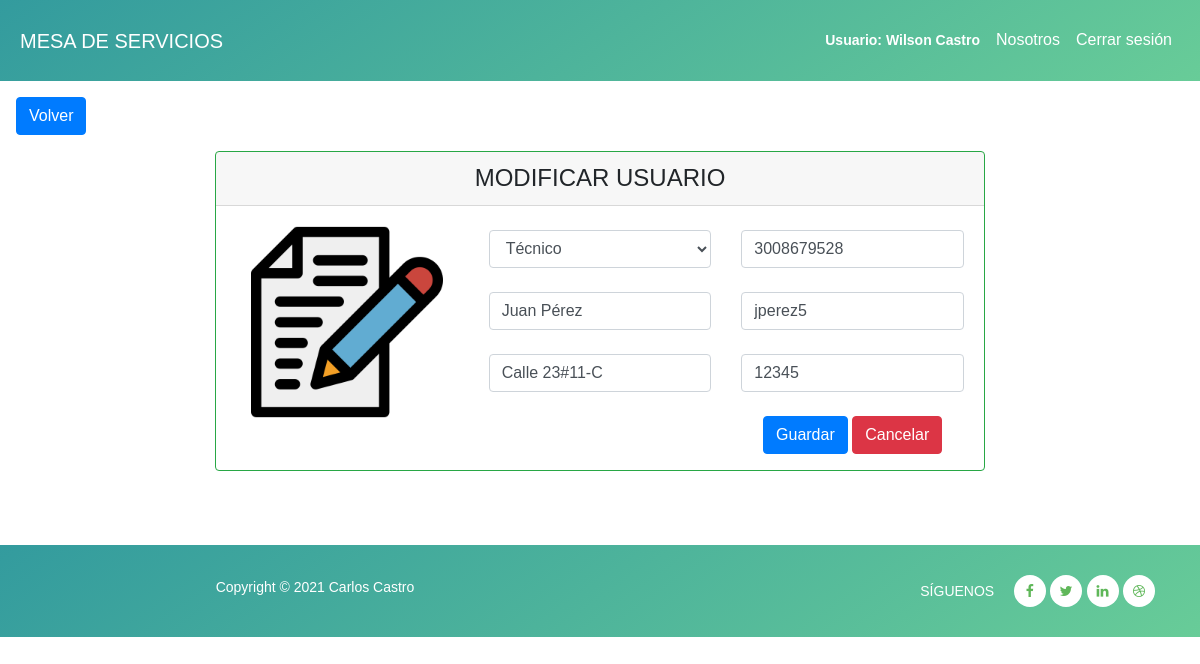
/admin/modificar.php?usr=11 (signed in), run on the app's committed database.
### tables this page shows
CREATE TABLE `tipo_usuario` (
  `id_tipo_usuario` int(11) NOT NULL,
  `tipo` varchar(45) DEFAULT NULL
);

CREATE TABLE `usuarios` (
  `id_usuario` int(11) NOT NULL,
  `nombre_completo` varchar(55) DEFAULT NULL,
  `direccion` varchar(65) DEFAULT NULL,
  `telefono` varchar(45) DEFAULT NULL,
  `usuario` varchar(45) NOT NULL,
  `password` varchar(65) NOT NULL,
  `id_tipo_usuario` int(11) DEFAULT NULL
);

### admin/modificar.php (the view, shortened to what this page needs)
<?php
require '../includes/conexion.php';
    $usr = $_GET['usr'];
    $sql="SELECT * FROM usuarios WHERE id_usuario = '$usr'";
    $resultado=$pdo->prepare($sql);
    $resultado->execute();
    $row = $resultado->fetch(PDO::FETCH_ASSOC);
    $id_tipo_usuario_p = $row['id_tipo_usuario'];
?>
<!DOCTYPE html>
<html>
<head>
  <link rel="stylesheet"
    href="https://cdnjs.cloudflare.com/ajax/libs/animate.css/4.1.1/animate.min.css">
  <link rel="stylesheet" href="https://cdn.jsdelivr.net/npm/bootstrap@4.6.0/dist/css/bootstrap.min.css">
  <link rel="stylesheet" type="text/css" href="../assets/css/bootstrap.min.css">
    <link rel="stylesheet" href="../assets/css/styles.css">
    <link rel="stylesheet" type="text/css" href="../assets/css/font-awesome.css">
    <link rel="stylesheet" href="../assets/css/templatemo-breezed.css">
    <link rel="stylesheet" href="../assets/css/owl-carousel.css">
    <link rel="stylesheet" href="../assets/css/lightbox.css">
    <link rel="stylesheet" href="../assets/css/estilos.css">
</head>
<body>
<?php include ('../includes/navbar.php'); ?>
<a href="modificar-usuario.php" class="btn btn-primary mt-3 ml-3">Volver</a>
<div class="container" style="margin-top: 0 auto; max-width: 50rem;">
      <div class="card border-success mb-3 mt-3 formulario" style="max-width: 50rem;">
         <div class="card-header text-center" style="text-transform: uppercase;"><h4>Modificar Usuario</h4></div>
         <form class="row" method="POST" style="margin: 0 5px;">
            <div class="col-lg-4 col-md-4 text-center" style="margin-top: 20px;">
               <img src="../assets/images/editar.png" style="max-width: 12rem;">
            </div>
            <div class="col-lg-4 col-md-4">
                  <br>
                  <select class="form-control" name="id_tipo_usuario" required="">
                     <?php
                        $sql = "SELECT * FROM tipo_usuario WHERE id_tipo_usuario = '$id_tipo_usuario_p'";
                        $resultado_b = $pdo->prepare($sql);
                        $resultado_b->execute();
                        $fila = $resultado_b->fetch(PDO::FETCH_ASSOC);
                      ?>
                     <option value="<?php echo $fila['id_tipo_usuario']; ?>"><?php echo $fila['tipo'];?></option>
                  </select><br>
                  <input name="nombre_completo" type="text" placeholder="Nombre completo" class="form-control" required="" value="<?php echo $row['nombre_completo'];?>"> <br>
                  <input name="direccion" type="text" placeholder="Dirección" class="form-control" required="" value="<?php echo $row['direccion'];?>">
            </div>
            <div class="col-lg-4 col-md-4">
                  <br>
                  <input name="telefono" type="number" min="0" placeholder="Teléfono" class="form-control" required="" value="<?php echo $row['telefono'];?>"> <br>
                  <input name="usuario" type="text" placeholder="Usuario" class="form-control" required="" value="<?php echo $row['usuario'];?>"> <br>
                  <input name="password" type="text" placeholder="Contraseña" class="form-control" required="" value="<?php echo $row['password'];?>"> <br>
                  <center class="mb-3">
                     <button class="btn btn-primary">Guardar</button>
                     <a href="modificar.php?usr=<?php echo $usr; ?>" class="btn btn-danger">Cancelar</a>
                  </center>
            </div>
         </form>
      </div><br>
</div><br>
<?php include ('../includes/footer.php'); ?>

### includes/navbar.php (shortened to what this page needs)
<nav class="navbar navbar-expand-lg navbar-light gradiente" style="padding: 20px;">
    <a class="navbar-brand" href="/mesa-servicios/index.php" style="color: white;">MESA DE SERVICIOS</a>
    <div class="collapse navbar-collapse" id="navbarSupportedContent">
      <form class="form-inline my-2 my-lg-0">
        <ul class="navbar-nav mr-auto">
        <?php if(isset($_SESSION)) { ?>
         <p class="nav-link" style="color: white; font-weight: bold;"><?php echo "Usuario: ".utf8_decode($_SESSION['username']); ?></p>
        <?php } ?>
       <li class="nav-item">
          <a class="nav-link" href="/mesa-servicios/index.php#about" style="color: white;">Nosotros</a>
        </li>
        <?php if(!isset($_SESSION)) { ?>
        <li class="nav-item">
          <a class="nav-link" href="/mesa-servicios/login.php" style="color: white;">Iniciar sesión</a>
        </li>
        <?php } else { ?>
        <li class="nav-item">
          <a class="nav-link" href="/mesa-servicios/salir.php" style="color: white;">Cerrar sesión</a>
        </li>
        <?php } ?>
      </ul>
      </form>
    </div>
</nav>

### includes/footer.php (shortened to what this page needs)
<footer>
        <div class="container">
            <div class="row">
                <div class="col-lg-6 col-xs-12">
                    <div class="left-text-content">
                        <p>Copyright &copy; 2021 Carlos Castro</p>
                    </div>
                </div>
                <div class="col-lg-6 col-xs-12">
                    <div class="right-text-content">
                            <ul class="social-icons">
                                <li><p>Síguenos</p></li>
                                <li><a rel="nofollow" href="#"><i class="fa fa-facebook"></i></a></li>
                                <li><a rel="nofollow" href="#"><i class="fa fa-twitter"></i></a></li>
                                <li><a rel="nofollow" href="#"><i class="fa fa-linkedin"></i></a></li>
                                <li><a rel="nofollow" href="#"><i class="fa fa-dribbble"></i></a></li>
                            </ul>
                    </div>
                </div>
            </div>
        </div>
    </footer>
</body>
</html>

### assets/css/templatemo-breezed.css (style rules this page uses)
html, body, div, span, applet, object, iframe, h1, h2, h3, h4, h5, h6, p, blockquote, div pre, a, abbr, acronym, address, big, cite, code, del, dfn, em, font, img, ins, kbd, q, s, samp, small, strike, strong, sub, sup, tt, var, b, u, i, center, dl, dt, dd, ol, ul, li, figure, header, nav, section, article, aside, footer, figcaption { margin: 0; padding: 0; border: 0; outline: 0; }
ul, li { padding: 0; margin: 0; list-style: none; }
header, nav, section, article, aside, footer, hgroup { display: block; }
* { box-sizing: border-box; }
html, body { font-family: 'Raleway', sans-serif; font-weight: 400; background-color: #fff; font-size: 16px; -ms-text-size-adjust: 100%; -webkit-font-smoothing: antialiased; -moz-osx-font-smoothing: grayscale; }
a { text-decoration: none !important; }
h1, h2, h3, h4, h5, h6 { margin-top: 0px; margin-bottom: 0px; }
ul { margin-bottom: 0px; }
p { font-size: 14px; line-height: 25px; color: #777; }
html, body { background: #fff; font-family: 'Raleway', sans-serif; }
*, *:before, *:after { -webkit-box-sizing: border-box; box-sizing: border-box; -webkit-font-smoothing: antialiased; -moz-osx-font-smoothing: grayscale; }
.gradiente { background: rgb(51,155,158); background: linear-gradient(145deg, rgba(51,155,158,1) 0%, rgba(104,204,152,1) 100%); }
footer { padding: 80px 0px; background: rgb(51,155,158); background: linear-gradient(145deg, rgba(51,155,158,1) 0%, rgba(104,204,152,1) 100%); }
footer .left-text-content p { color: #fff; font-size: 14px; }
footer .right-text-content { float: right; }
footer .right-text-content p { color: #fff; font-size: 14px; margin-right: 15px; text-transform: uppercase; }
footer .right-text-content ul li { display: inline-block; }
footer .right-text-content ul li a { width: 32px; height: 32px; display: inline-block; text-align: center; line-height: 32px; font-size: 14px; background-color: #fff; border-radius: 50%; color: #5fb759; -webkit-transition: all 0.3s ease 0s; -moz-transition: all 0.3s ease 0s; -o-transition: all 0.3s ease 0s; transition: all 0.3s ease 0s; }

### assets/css/estilos.css (style rules this page uses)
footer { background-color: gray; padding: 30px; margin: 10px 0; text-align: center; color: white; }

### data on the page
tipo_usuario: id_tipo_usuario "Técnico"
usuarios: nombre_completo "Juan Pérez", direccion "Calle 23#11-C", telefono "3008679528", usuario "jperez5", password "12345"

### other printed values
utf8_decode($_SESSION['username']) "Wilson Castro"
